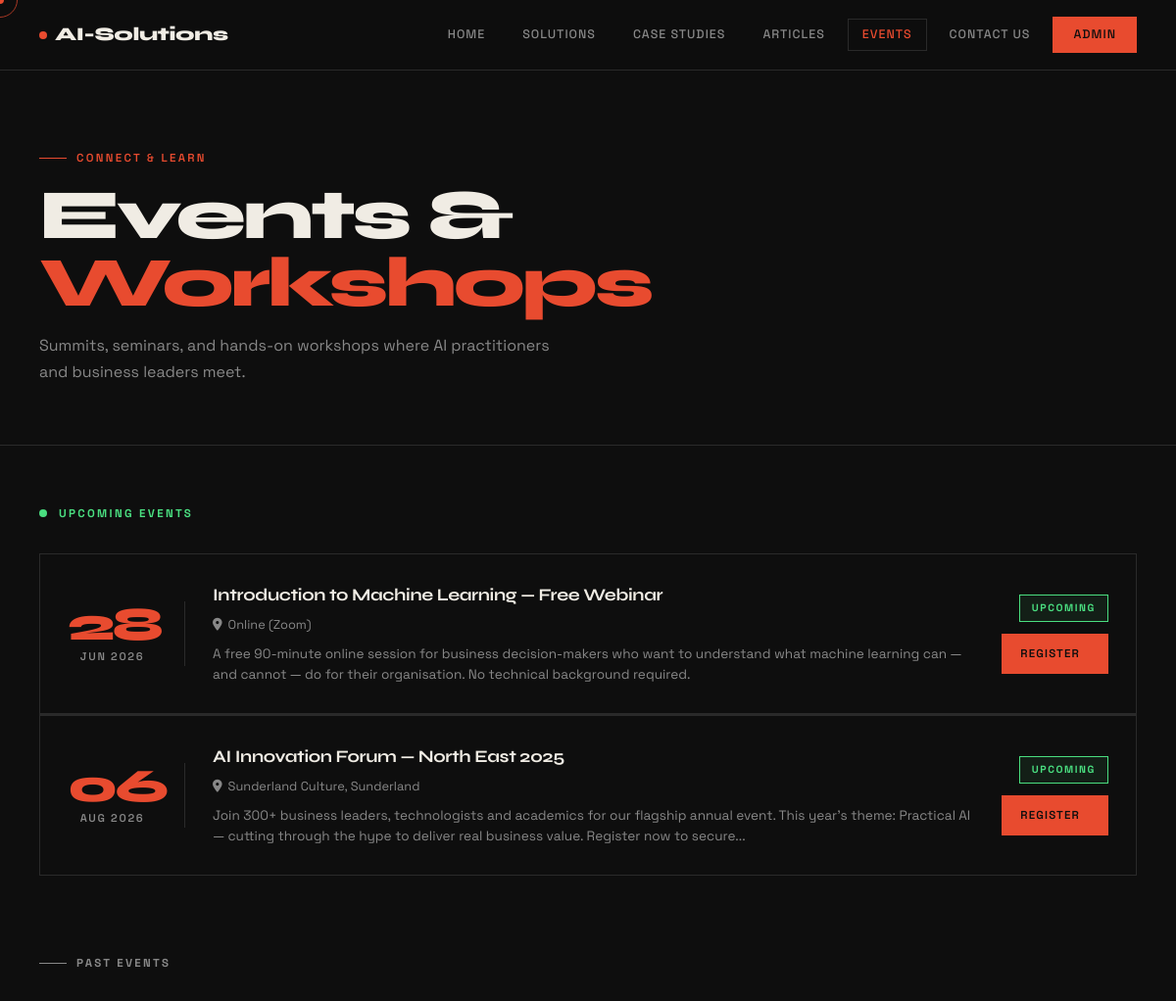
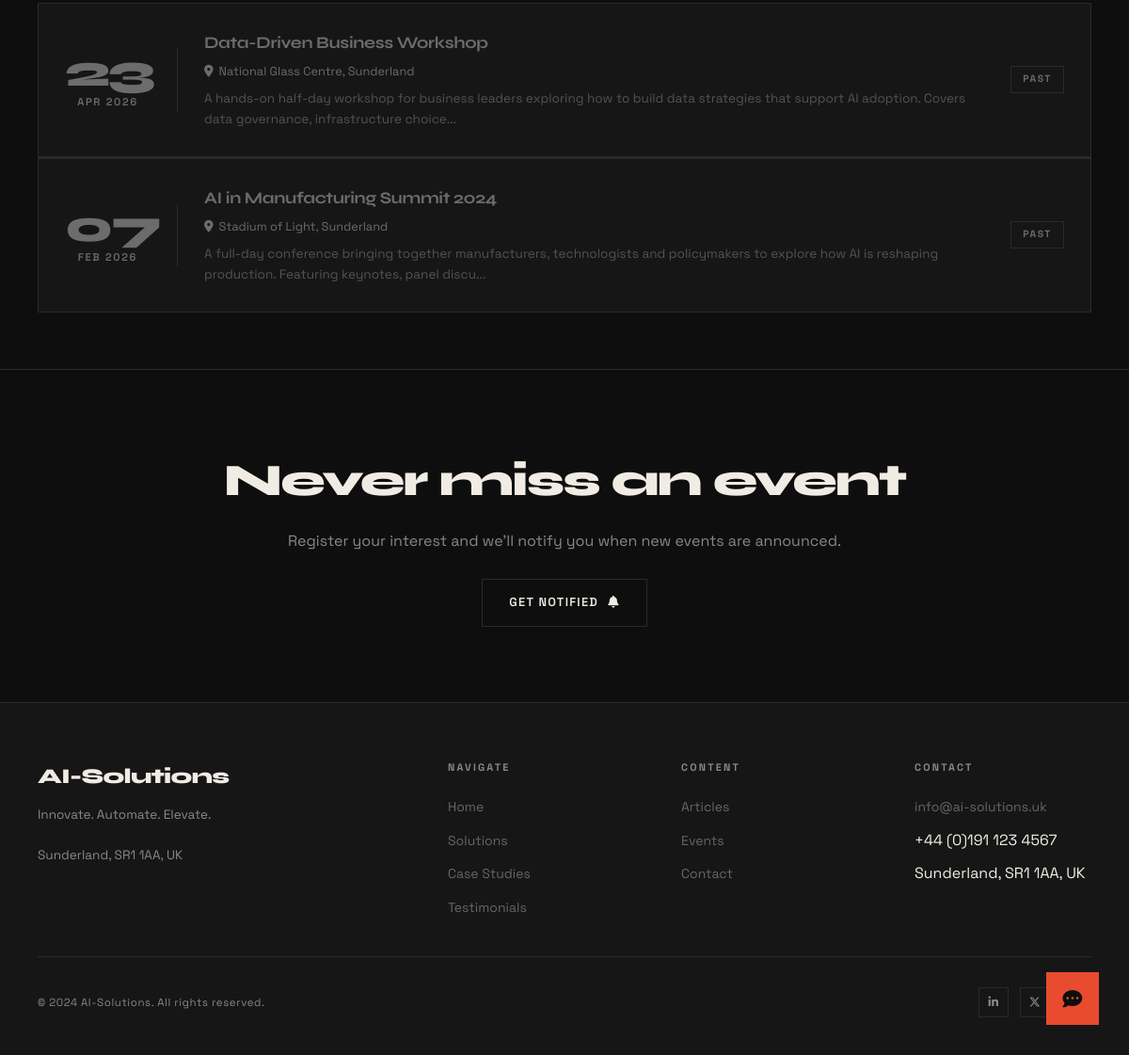
The app's page /events with its own data (2 pictures, top to bottom).
### models.py (models this page shows)
class SiteSettings(db.Model):
    __tablename__ = 'site_settings'
    id = db.Column(db.Integer, primary_key=True)
    company_logo = db.Column(db.String(300), nullable=True)
    company_name = db.Column(db.String(200), default='AI-Solutions')
    tagline = db.Column(db.String(500))
    address = db.Column(db.String(300))
    email = db.Column(db.String(120))
    phone = db.Column(db.String(50))
    linkedin_url = db.Column(db.String(300), nullable=True)
    twitter_url = db.Column(db.String(300), nullable=True)
    facebook_url = db.Column(db.String(300), nullable=True)
    instagram_url = db.Column(db.String(300), nullable=True)
    github_url = db.Column(db.String(300), nullable=True)

class Event(db.Model):
    __tablename__ = 'event'
    id = db.Column(db.Integer, primary_key=True)
    name = db.Column(db.String(200), nullable=False)
    description = db.Column(db.Text)
    event_date = db.Column(db.DateTime)
    location = db.Column(db.String(200))
    image = db.Column(db.String(300), nullable=True)
    is_upcoming = db.Column(db.Boolean, default=False)
    register_link = db.Column(db.String(300), nullable=True)

### app.py (the view)
@app.route('/events')
def events():
    upcoming = Event.query.filter_by(is_upcoming=True).order_by(Event.event_date).all()
    past = Event.query.filter_by(is_upcoming=False).order_by(desc(Event.event_date)).all()
    return render_template('events.html', upcoming=upcoming, past=past)

### app.py (called while the page is built)
@app.context_processor
def inject_settings():
    settings = db.session.get(SiteSettings, 1)
    if not settings:
        settings = SiteSettings(id=1, company_name='AI-Solutions')
    return dict(settings=settings)

### templates/events.html (shortened to what this page needs)
{% extends "base.html" %}
{% block content %}
<div class="page-hero">
  <div class="page-label">Connect & Learn</div>
  <h1>Events &<br><span style="color:var(--acc)">Workshops</span></h1>
  <p>Summits, seminars, and hands-on workshops where AI practitioners and business leaders meet.</p>
</div>
{% if upcoming %}
<section style="max-width:1280px; margin:0 auto; padding:60px 40px;">
  <div style="display:flex; align-items:center; gap:12px; margin-bottom:32px;">
    <div style="width:8px; height:8px; background:var(--grn); border-radius:50%;"></div>
    <span style="font-size:0.72rem; font-weight:700; letter-spacing:0.2em; text-transform:uppercase; color:var(--grn);">Upcoming Events</span>
  </div>
  <div style="display:flex; flex-direction:column; gap:1px; background:var(--bdr);">
    {% for event in upcoming %}
    <div class="event-card" style="background:var(--bg);">
      <div class="event-date-block">
        <div class="event-date-day">{{ event.event_date.strftime('%d') }}</div>
        <div class="event-date-month">{{ event.event_date.strftime('%b %Y') }}</div>
      </div>
      <div>
        <h3 class="event-title">{{ event.name }}</h3>
        <div class="event-location"><i class="fas fa-map-marker-alt"></i> {{ event.location }}</div>
        {% if event.description %}<p style="font-size:0.85rem; color:var(--muted); margin-top:8px; line-height:1.6;">{{ event.description[:200] }}{% if event.description|length > 200 %}...{% endif %}</p>{% endif %}
      </div>
      <div style="display:flex; flex-direction:column; align-items:flex-end; gap:12px;">
        <span class="event-badge upcoming">Upcoming</span>
        {% if event.register_link %}
        <a href="{{ event.register_link }}" target="_blank" class="btn btn-primary" style="font-size:0.72rem; padding:10px 18px; white-space:nowrap;">
          <span>Register</span>
        </a>
        {% endif %}
      </div>
    </div>
    {% endfor %}
  </div>
</section>
{% endif %}
{% if past %}
<section style="max-width:1280px; margin:0 auto; padding:{{ '20px' if upcoming else '60px' }} 40px 60px;">
  <div style="font-size:0.72rem; font-weight:700; letter-spacing:0.2em; text-transform:uppercase; color:var(--muted); margin-bottom:32px; display:flex; align-items:center; gap:10px;">
    <span style="display:block; width:28px; height:1px; background:var(--muted);"></span>
    Past Events
  </div>
  <div style="display:flex; flex-direction:column; gap:1px; background:var(--bdr);">
    {% for event in past %}
    <div class="event-card" style="background:var(--bg); opacity:0.7;">
      <div class="event-date-block">
        <div class="event-date-day" style="color:var(--muted);">{{ event.event_date.strftime('%d') }}</div>
        <div class="event-date-month">{{ event.event_date.strftime('%b %Y') }}</div>
      </div>
      <div>
        <h3 class="event-title" style="color:var(--muted);">{{ event.name }}</h3>
        <div class="event-location"><i class="fas fa-map-marker-alt"></i> {{ event.location }}</div>
        {% if event.description %}<p style="font-size:0.85rem; color:var(--muted); margin-top:8px; opacity:0.7;">{{ event.description[:160] }}{% if event.description|length > 160 %}...{% endif %}</p>{% endif %}
      </div>
      <span class="event-badge past">Past</span>
    </div>
    {% endfor %}
  </div>
</section>
{% endif %}
<section style="border-top:1px solid var(--bdr); padding:80px 40px; text-align:center;">
  <h2 style="font-family:var(--font-display); font-size:clamp(1.8rem,4vw,3rem); font-weight:800; letter-spacing:-0.04em; margin-bottom:12px;">
    Never miss an event
  </h2>
  <p style="color:var(--muted); margin-bottom:28px;">Register your interest and we'll notify you when new events are announced.</p>
  <a href="{{ url_for('contact') }}" class="btn btn-outline">
    <span>Get Notified</span>
    <i class="fas fa-bell"></i>
  </a>
</section>
{% endblock %}

### templates/base.html (shortened to what this page needs)
<!DOCTYPE html>
<html lang="en">
<head>
  <link rel="stylesheet" href="https://cdnjs.cloudflare.com/ajax/libs/font-awesome/6.5.0/css/all.min.css">
  <link rel="stylesheet" href="{{ url_for('static', filename='css/style.css') }}">
</head>
<body>
<nav class="navbar">
  <a href="{{ url_for('index') }}" class="nav-logo">
    {% if settings and settings.company_logo %}
      <img src="{{ url_for('static', filename=settings.company_logo) }}" alt="{{ settings.company_name }}">
    {% else %}
      <span class="logo-dot"></span>
      <span>{{ settings.company_name if settings else 'AI-Solutions' }}</span>
    {% endif %}
  </a>
  <div class="nav-links" id="nav-links">
    <a href="{{ url_for('index') }}" class="{{ 'active' if request.endpoint == 'index' }}">Home</a>
    <a href="{{ url_for('solutions') }}" class="{{ 'active' if request.endpoint == 'solutions' }}">Solutions</a>
    <a href="{{ url_for('case_studies') }}" class="{{ 'active' if request.endpoint == 'case_studies' }}">Case Studies</a>
    <a href="{{ url_for('articles') }}" class="{{ 'active' if request.endpoint in ['articles','article_detail'] }}">Articles</a>
    <a href="{{ url_for('events') }}" class="{{ 'active' if request.endpoint == 'events' }}">Events</a>
    <a href="{{ url_for('contact') }}" class="{{ 'active' if request.endpoint == 'contact' }}">Contact Us</a>
    <a href="{{ url_for('admin_login') }}" class="nav-cta">Admin</a>
  </div>
</nav>
<div class="page-wrapper">
  {% block content %}{% endblock %}
</div>
<footer class="footer">
  <div class="footer-inner">
    <div class="footer-top">
      <div>
        <div class="footer-brand">{{ settings.company_name if settings else 'AI-Solutions' }}</div>
        <p class="footer-tagline">{{ settings.tagline if settings else 'Innovate. Automate. Elevate.' }}<br><br>{{ settings.address if settings else 'Sunderland, UK' }}</p>
      </div>
      <div>
        <div class="footer-col-title">Navigate</div>
        <ul class="footer-links">
          <li><a href="{{ url_for('index') }}">Home</a></li>
          <li><a href="{{ url_for('solutions') }}">Solutions</a></li>
          <li><a href="{{ url_for('case_studies') }}">Case Studies</a></li>
          <li><a href="{{ url_for('testimonials') }}">Testimonials</a></li>
        </ul>
      </div>
      <div>
        <div class="footer-col-title">Content</div>
        <ul class="footer-links">
          <li><a href="{{ url_for('articles') }}">Articles</a></li>
          <li><a href="{{ url_for('events') }}">Events</a></li>
          <li><a href="{{ url_for('contact') }}">Contact</a></li>
        </ul>
      </div>
      <div>
        <div class="footer-col-title">Contact</div>
        <ul class="footer-links">
          {% if settings and settings.email %}<li><a href="mailto:{{ settings.email }}">{{ settings.email }}</a></li>{% endif %}
          {% if settings and settings.phone %}<li>{{ settings.phone }}</li>{% endif %}
          {% if settings and settings.address %}<li>{{ settings.address }}</li>{% endif %}
        </ul>
      </div>
    </div>
    <div class="footer-bottom">
      <span>&copy; {{ now().year if now is defined else '2024' }} {{ settings.company_name if settings else 'AI-Solutions' }}. All rights reserved.</span>
      <div class="footer-social">
        {% if settings and settings.linkedin_url %}<a href="{{ settings.linkedin_url }}" target="_blank"><i class="fab fa-linkedin-in"></i></a>{% endif %}
        {% if settings and settings.twitter_url %}<a href="{{ settings.twitter_url }}" target="_blank"><i class="fab fa-x-twitter"></i></a>{% endif %}
        {% if settings and settings.github_url %}<a href="{{ settings.github_url }}" target="_blank"></a>{% endif %}
      </div>
    </div>
  </div>
</footer>
<button class="chatbot-btn" id="chatbot-btn" aria-label="Open chat">
  <i class="fas fa-comment-dots"></i>
</button>
</body>
</html>

### records on screen
SiteSettings: company_name "AI-Solutions", tagline "Innovate. Automate. Elevate.", address "Sunderland, SR1 1AA, UK", email "info@ai-solutions.uk", phone "+44 (0)191 123 4567"
Event: event_date "28", event_date "JUN 2026", name "Introduction to Machine Learning — Free Webinar", location "Online (Zoom)", description "A free 90-minute online session for business decision-makers who want to understand what machine learning can — and cannot — do for their organisation. No technical background required."
Event: event_date "06", event_date "AUG 2026", name "AI Innovation Forum — North East 2025", location "Sunderland Culture, Sunderland", description "Join 300+ business leaders, technologists and academics for our flagship annual event. This year's theme: Practical AI — cutting through the hype to deliver real business value. Register now to secure"
Event: event_date "23", event_date "APR 2026", name "Data-Driven Business Workshop", location "National Glass Centre, Sunderland", description "A hands-on half-day workshop for business leaders exploring how to build data strategies that support AI adoption. Covers data governance, infrastructure choice"
Event: event_date "07", event_date "FEB 2026", name "AI in Manufacturing Summit 2024", location "Stadium of Light, Sunderland", description "A full-day conference bringing together manufacturers, technologists and policymakers to explore how AI is reshaping production. Featuring keynotes, panel discu"
